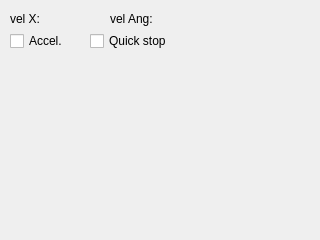
<?xml version="1.0" encoding="UTF-8"?>
<ui version="4.0">
 <class>Form</class>
 <widget class="QWidget" name="Form">
  <property name="geometry">
   <rect>
    <x>0</x>
    <y>0</y>
    <width>320</width>
    <height>240</height>
   </rect>
  </property>
  <property name="windowTitle">
   <string>Form</string>
  </property>
  <widget class="QLabel" name="label">
   <property name="geometry">
    <rect>
     <x>10</x>
     <y>10</y>
     <width>91</width>
     <height>17</height>
    </rect>
   </property>
   <property name="text">
    <string>vel X:</string>
   </property>
  </widget>
  <widget class="QLabel" name="label2">
   <property name="geometry">
    <rect>
     <x>110</x>
     <y>10</y>
     <width>101</width>
     <height>17</height>
    </rect>
   </property>
   <property name="text">
    <string>vel Ang:</string>
   </property>
  </widget>
  <widget class="QCheckBox" name="checkBox1">
   <property name="geometry">
    <rect>
     <x>10</x>
     <y>30</y>
     <width>71</width>
     <height>22</height>
    </rect>
   </property>
   <property name="text">
    <string>Accel.</string>
   </property>
  </widget>
  <widget class="QCheckBox" name="checkBox2">
   <property name="geometry">
    <rect>
     <x>90</x>
     <y>30</y>
     <width>111</width>
     <height>22</height>
    </rect>
   </property>
   <property name="text">
    <string>Quick stop</string>
   </property>
  </widget>
 </widget>
 <resources/>
 <connections/>
</ui>
